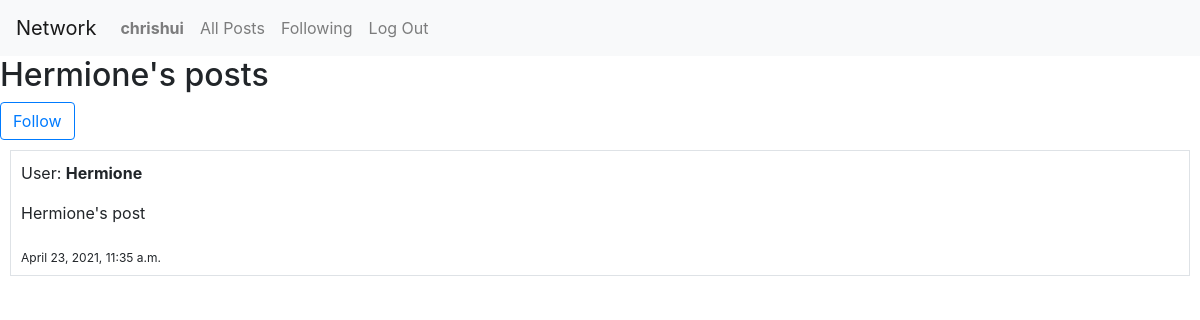
The page /profile/4 (signed in) on the database its author committed.
### network/models.py (models this page shows, shortened)
class User(AbstractUser):
    pass

class TimeStampMixin(models.Model):
    created_at = models.DateTimeField(auto_now_add=True)
    updated_at = models.DateTimeField(auto_now=True)
    class Meta:
        abstract = True

class Post(TimeStampMixin):
    user = models.ForeignKey(User, on_delete=models.CASCADE)
    content = models.CharField(max_length = 64)

### network/views.py (the view)
# urls.py: path("profile/<int:user_id>", views.profile, name="profile"),
def profile(request, user_id):
    target_user = User.objects.get(id=user_id)
    user = request.user
    posts_chronological = []
    for object in Post.objects.filter(user=target_user):
        posts_chronological.insert(0,object)
    following_check = Profile.objects.filter(user=user, following=target_user).exists()
    return render(request, "network/profile.html", {
        "posts": posts_chronological,
        "profile": target_user,
        "following_check": following_check,
    })

### network/templates/network/profile.html (shortened to what this page needs)
{% extends "network/layout.html" %}
{% block body %}
  <h2> {{ profile.username }}'s posts</h2>
  <form action="{% url 'follow' profile.id %}" method="post">
    {% if following_check == False %}
      <input type="submit" value="Follow" class="btn btn-outline-primary" />
    {% endif %}
  </form>
  {% for post in posts %}
    <div class="border" style="margin: 10px; padding: 10px;">
      <p>User:  <b> {{ post.user }} </b></p>
      <p> {{ post.content }} </p>
      <sub> {{ post.created_at }}</sub>
    </div>
  {% endfor %}
{% endblock %}

### network/templates/network/layout.html (shortened to what this page needs)
{% load static %}
<!DOCTYPE html>
<html lang="en">
    <head>
        <link rel="stylesheet" href="https://stackpath.bootstrapcdn.com/bootstrap/4.4.1/css/bootstrap.min.css">
        <link href="{% static 'network/styles.css' %}" rel="stylesheet">
    </head>
    <body>
        <nav class="navbar navbar-expand-lg navbar-light bg-light">
            <a class="navbar-brand" href="#">Network</a>
            <div>
              <ul class="navbar-nav mr-auto">
                {% if user.is_authenticated %}
                    <li class="nav-item">
                        <a class="nav-link" href="{% url 'profile' user.id %}"><strong>{{ user.username }}</strong></a>
                    </li>
                {% endif %}
                <li class="nav-item">
                  <a class="nav-link" href="{% url 'index' %}">All Posts</a>
                </li>
                {% if user.is_authenticated %}
                    <li class="nav-item">
                        <a class="nav-link" href="#">Following</a>
                    </li>
                    <li class="nav-item">
                        <a class="nav-link" href="{% url 'logout' %}">Log Out</a>
                    </li>
                {% endif %}
              </ul>
            </div>
          </nav>
        <div class="body">
            {% block body %}
            {% endblock %}
        </div>
    </body>
</html>

### rows shown on the page
User: username "chrishui"
User: username "Hermione"
Post: user "Hermione", content "Hermione's post", created_at "April 23, 2021, 11:35 a.m."
